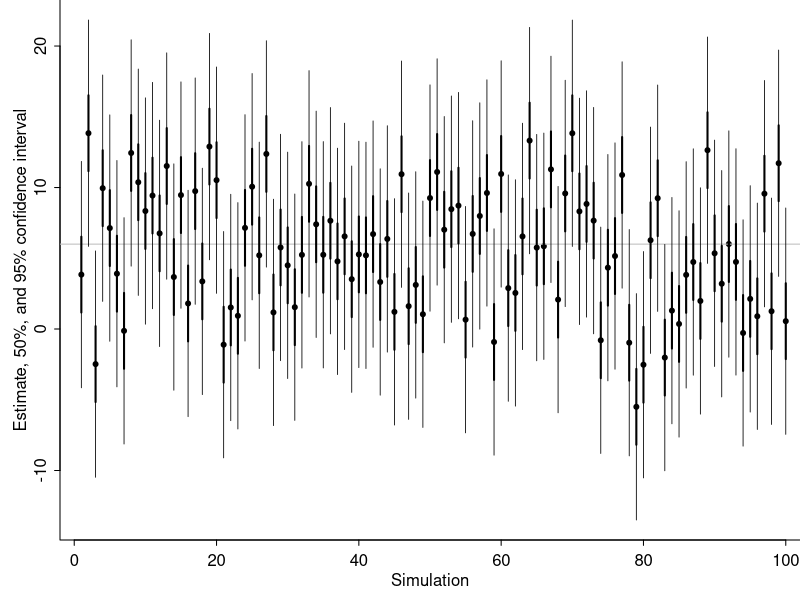

Here is the R script that generated this plot:
setwd("~/AndrewFiles/books/regression.and.other.stories/Examples/Coverage")

n_rep <- 100
est <- rep(NA, n_rep)
conf <- array(NA, c(n_rep, 4))
mu <- 6
sigma <- 4
for (i in 1:n_rep){
  y <- rnorm(1, mu, sigma)
  est[i] <- y
  conf[i,] <- y + c(-2, -.67, .67, 2) * sigma
}

pdf("coverage.pdf", height=4, width=8)
par(mar=c(3,3,0,0), mgp=c(1.5,.5,0), tck=-.01)
plot(c(-2, n_rep+2), range(conf), bty="l", xlab="Simulation", ylab="Estimate, 50%, and 95% confidence interval", xaxs="i", yaxt="n", type="n")
axis(2, seq(-10,20,10))
points(1:n_rep, est, pch=20)
abline(mu, 0, col="gray")
for (i in 1:n_rep){
  lines(c(i,i), conf[i,c(1,4)], lwd=.8)
  lines(c(i,i), conf[i,c(2,3)], lwd=2)
}
dev.off()
